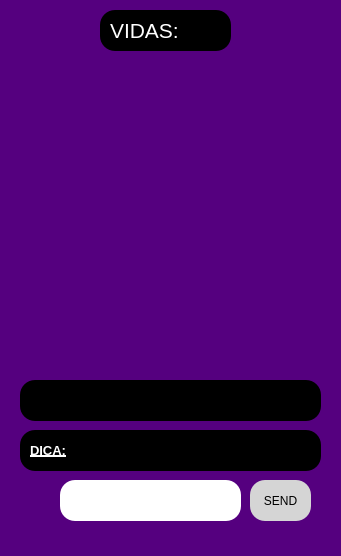
<?xml version="1.0" encoding="UTF-8"?>
<ui version="4.0">
 <class>MainWindow</class>
 <widget class="QMainWindow" name="MainWindow">
  <property name="geometry">
   <rect>
    <x>0</x>
    <y>0</y>
    <width>341</width>
    <height>556</height>
   </rect>
  </property>
  <property name="windowTitle">
   <string>MainWindow</string>
  </property>
  <property name="styleSheet">
   <string notr="true">background-color: rgb(250, 250, 250);
background-color: rgb(85, 0, 127);</string>
  </property>
  <widget class="QWidget" name="centralwidget">
   <widget class="QLabel" name="vida1">
    <property name="geometry">
     <rect>
      <x>50</x>
      <y>70</y>
      <width>231</width>
      <height>301</height>
     </rect>
    </property>
    <property name="text">
     <string/>
    </property>
    <property name="pixmap">
     <pixmap>hangmonkey/macacobraco1.png</pixmap>
    </property>
    <property name="scaledContents">
     <bool>true</bool>
    </property>
   </widget>
   <widget class="QLabel" name="vida2">
    <property name="geometry">
     <rect>
      <x>50</x>
      <y>70</y>
      <width>231</width>
      <height>301</height>
     </rect>
    </property>
    <property name="text">
     <string/>
    </property>
    <property name="pixmap">
     <pixmap>hangmonkey/macacobracos.png</pixmap>
    </property>
    <property name="scaledContents">
     <bool>true</bool>
    </property>
   </widget>
   <widget class="QLabel" name="vida3">
    <property name="geometry">
     <rect>
      <x>50</x>
      <y>70</y>
      <width>231</width>
      <height>301</height>
     </rect>
    </property>
    <property name="text">
     <string/>
    </property>
    <property name="pixmap">
     <pixmap>hangmonkey/macacocabeca.png</pixmap>
    </property>
    <property name="scaledContents">
     <bool>true</bool>
    </property>
   </widget>
   <widget class="QLabel" name="vida4">
    <property name="geometry">
     <rect>
      <x>50</x>
      <y>70</y>
      <width>231</width>
      <height>301</height>
     </rect>
    </property>
    <property name="text">
     <string/>
    </property>
    <property name="pixmap">
     <pixmap>hangmonkey/macacocorpo.png</pixmap>
    </property>
    <property name="scaledContents">
     <bool>true</bool>
    </property>
   </widget>
   <widget class="QLabel" name="vida5">
    <property name="geometry">
     <rect>
      <x>50</x>
      <y>70</y>
      <width>231</width>
      <height>301</height>
     </rect>
    </property>
    <property name="text">
     <string/>
    </property>
    <property name="pixmap">
     <pixmap>hangmonkey/macacoperna1.png</pixmap>
    </property>
    <property name="scaledContents">
     <bool>true</bool>
    </property>
   </widget>
   <widget class="QLabel" name="vida6">
    <property name="geometry">
     <rect>
      <x>50</x>
      <y>70</y>
      <width>231</width>
      <height>301</height>
     </rect>
    </property>
    <property name="text">
     <string/>
    </property>
    <property name="pixmap">
     <pixmap>hangmonkey/macacomorto.png</pixmap>
    </property>
    <property name="scaledContents">
     <bool>true</bool>
    </property>
   </widget>
   <widget class="QLabel" name="element">
    <property name="geometry">
     <rect>
      <x>100</x>
      <y>10</y>
      <width>131</width>
      <height>41</height>
     </rect>
    </property>
    <property name="styleSheet">
     <string notr="true">border-radius: 15px;
background-color: rgb(0, 0, 0);</string>
    </property>
    <property name="text">
     <string/>
    </property>
   </widget>
   <widget class="QLabel" name="label_2">
    <property name="geometry">
     <rect>
      <x>110</x>
      <y>20</y>
      <width>81</width>
      <height>21</height>
     </rect>
    </property>
    <property name="font">
     <font>
      <pointsize>16</pointsize>
     </font>
    </property>
    <property name="styleSheet">
     <string notr="true">background-color: none;
color: white;</string>
    </property>
    <property name="text">
     <string>VIDAS:</string>
    </property>
    <property name="textFormat">
     <enum>Qt::MarkdownText</enum>
    </property>
   </widget>
   <widget class="QLabel" name="vidasTotal">
    <property name="geometry">
     <rect>
      <x>190</x>
      <y>20</y>
      <width>16</width>
      <height>21</height>
     </rect>
    </property>
    <property name="font">
     <font>
      <pointsize>16</pointsize>
     </font>
    </property>
    <property name="styleSheet">
     <string notr="true">background-color: none;
color: white;</string>
    </property>
    <property name="text">
     <string/>
    </property>
    <property name="textFormat">
     <enum>Qt::MarkdownText</enum>
    </property>
   </widget>
   <widget class="QLabel" name="element_2">
    <property name="geometry">
     <rect>
      <x>20</x>
      <y>430</y>
      <width>301</width>
      <height>41</height>
     </rect>
    </property>
    <property name="styleSheet">
     <string notr="true">border-radius: 15px;
background-color: rgb(0, 0, 0);</string>
    </property>
    <property name="text">
     <string/>
    </property>
   </widget>
   <widget class="QLabel" name="label_4">
    <property name="geometry">
     <rect>
      <x>30</x>
      <y>440</y>
      <width>41</width>
      <height>20</height>
     </rect>
    </property>
    <property name="font">
     <font>
      <pointsize>10</pointsize>
      <weight>75</weight>
      <bold>true</bold>
      <underline>true</underline>
     </font>
    </property>
    <property name="styleSheet">
     <string notr="true">background-color: none;
color: white;</string>
    </property>
    <property name="text">
     <string>DICA:</string>
    </property>
    <property name="textFormat">
     <enum>Qt::MarkdownText</enum>
    </property>
   </widget>
   <widget class="QLabel" name="dica">
    <property name="geometry">
     <rect>
      <x>70</x>
      <y>440</y>
      <width>231</width>
      <height>20</height>
     </rect>
    </property>
    <property name="font">
     <font>
      <pointsize>10</pointsize>
     </font>
    </property>
    <property name="styleSheet">
     <string notr="true">background-color: none;
color: white;</string>
    </property>
    <property name="text">
     <string/>
    </property>
    <property name="textFormat">
     <enum>Qt::MarkdownText</enum>
    </property>
   </widget>
   <widget class="QLineEdit" name="input">
    <property name="geometry">
     <rect>
      <x>60</x>
      <y>480</y>
      <width>181</width>
      <height>41</height>
     </rect>
    </property>
    <property name="styleSheet">
     <string notr="true">background-color: rgb(255, 255, 255);
border-radius: 15px;</string>
    </property>
   </widget>
   <widget class="QPushButton" name="send">
    <property name="geometry">
     <rect>
      <x>250</x>
      <y>480</y>
      <width>61</width>
      <height>41</height>
     </rect>
    </property>
    <property name="styleSheet">
     <string notr="true">border-radius: 15px;
border-color:1px rgb(0, 0, 0);
background-color: rgb(213, 213, 213);
</string>
    </property>
    <property name="text">
     <string>SEND</string>
    </property>
   </widget>
   <widget class="QLabel" name="mask">
    <property name="geometry">
     <rect>
      <x>40</x>
      <y>390</y>
      <width>231</width>
      <height>20</height>
     </rect>
    </property>
    <property name="font">
     <font>
      <pointsize>10</pointsize>
     </font>
    </property>
    <property name="styleSheet">
     <string notr="true">background-color: none;
color: white;</string>
    </property>
    <property name="text">
     <string/>
    </property>
    <property name="textFormat">
     <enum>Qt::MarkdownText</enum>
    </property>
   </widget>
   <widget class="QLabel" name="element_3">
    <property name="geometry">
     <rect>
      <x>20</x>
      <y>380</y>
      <width>301</width>
      <height>41</height>
     </rect>
    </property>
    <property name="styleSheet">
     <string notr="true">border-radius: 15px;
background-color: rgb(0, 0, 0);</string>
    </property>
    <property name="text">
     <string/>
    </property>
   </widget>
   <zorder>element_3</zorder>
   <zorder>vida1</zorder>
   <zorder>vida2</zorder>
   <zorder>vida3</zorder>
   <zorder>vida4</zorder>
   <zorder>vida5</zorder>
   <zorder>vida6</zorder>
   <zorder>element</zorder>
   <zorder>label_2</zorder>
   <zorder>vidasTotal</zorder>
   <zorder>element_2</zorder>
   <zorder>label_4</zorder>
   <zorder>dica</zorder>
   <zorder>input</zorder>
   <zorder>send</zorder>
   <zorder>mask</zorder>
  </widget>
  <widget class="QStatusBar" name="statusbar"/>
 </widget>
 <resources/>
 <connections/>
</ui>
